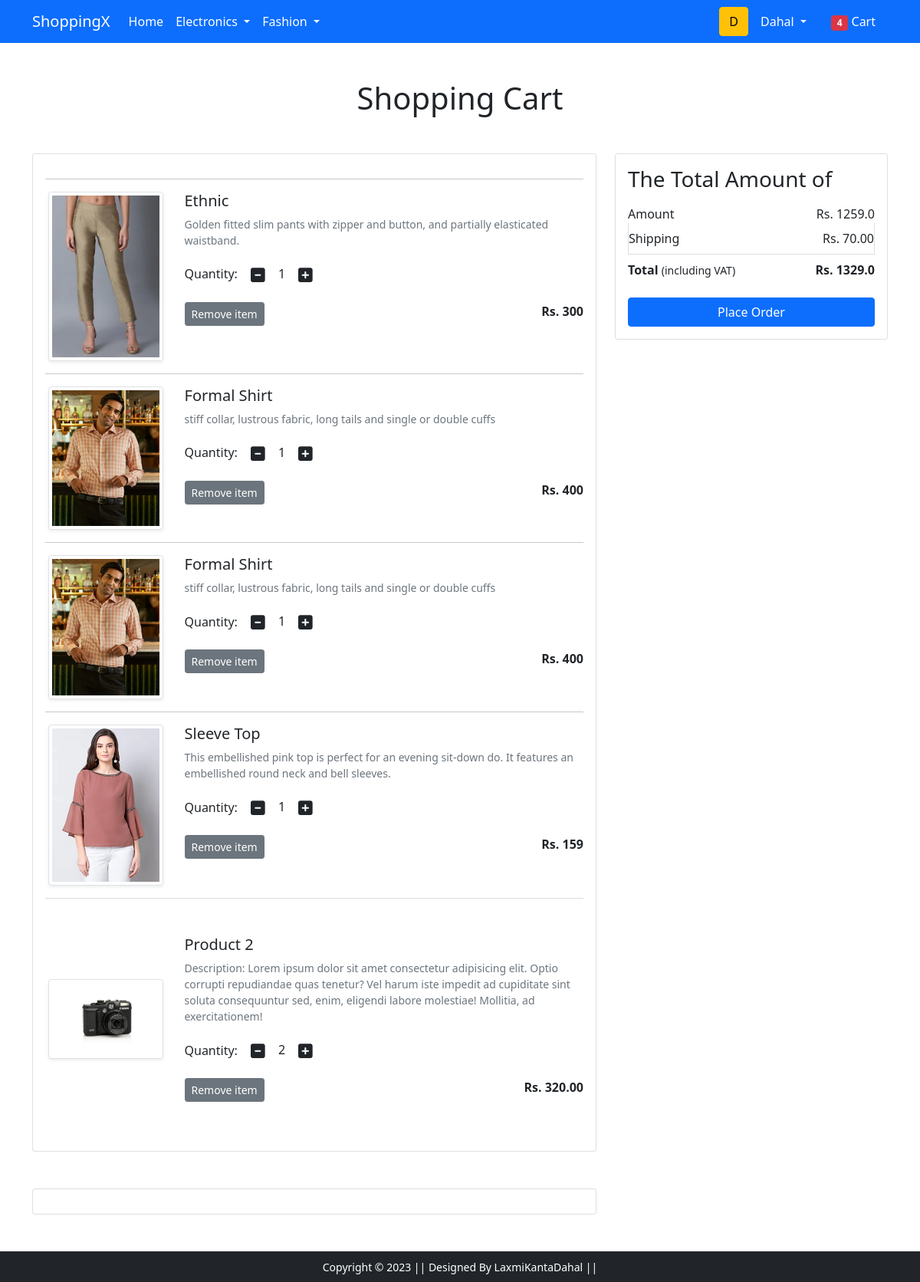
The page /cart/ (signed in) on the database its author committed.
### app/models.py (models this page shows, shortened)
class Cart(models.Model):
    user=models.ForeignKey(User, on_delete=models.CASCADE)
    product=models.ForeignKey(Product, on_delete=models.CASCADE)
    quantity=models.PositiveIntegerField(default=1)

class Product(models.Model):
    title=models.CharField(max_length=100)
    selling_price=models.FloatField()
    discounted_price=models.IntegerField()
    description=models.TextField(blank=True)
    brand=models.CharField(max_length=100)
    category=models.CharField(choices=CATEGORY_CHOICES,max_length=2)
    product_img=models.ImageField(upload_to='productimg')

### app/views.py (the view)
# urls.py: path('cart/', views.show_cart, name='showcart'),
def show_cart(request):
    if request.user.is_authenticated:
        user=request.user
        cart=Cart.objects.filter(user=user)
        amount=0.00
        shipping_amount=70.0
        total_amount=0.0
        cart_product=[p for p in Cart.objects.all() if p.user==user]
        if cart_product:
            for p in cart_product:
                tempamount=(p.quantity * p.product.discounted_price)
                amount+=tempamount
                total_amount=amount+shipping_amount
            return render(request,'app/addtocart.html',{'carts':cart,'total_amount':total_amount,'amount':amount})
        else:
            return render(request,'app/emptycart.html')

### app/templates/app/addtocart.html (shortened to what this page needs)
{% extends 'app/base.html' %}
{% load static %}
{% block main-content %}
<div class="container my-5">
 <div class="row">
  <h1 class="text-center mb-5">Shopping Cart</h1>
  <div class="col-sm-8">
  <div class="card">
   <div class="card-body">
    {% for cart in carts %}
    <hr>
    <div class="row">
     <div class="col-sm-3 text-center align-self-center"><img src="{{cart.product.product_img.url}}" alt="" srcset="" class="img-fluid img-thumbnail shadow-sm" height="150" width="150"> </div>
     <div class="col-sm-9">
      <div>
       <h5>{{cart.product.title}}</h5>
       <p class="mb-2 text-muted small">{{cart.product.description}}</p>
       <div class="my-3">
        <label for="quantity">Quantity:</label>
        <a class="minus-cart btn"><i class="fas fa-minus-square fa-lg"></i></a>
          <span id="quantity">{{cart.quantity}}</span>
        <a class="plus-cart btn"><i class="fas fa-plus-square fa-lg"></i></a>
       </div>
       <div class="d-flex justify-content-between">
        <a href="#" class="btn btn-sm btn-secondary mr-3">Remove item </a>
        <p class="mb-0"><span><strong>Rs. {{cart.product.discounted_price}}</strong></span></p>
       </div>
      </div>
     </div>
    </div>
    {% endfor %}
    <hr class="text-muted">
    <div class="row my-5">
     <div class="col-sm-3 text-center align-self-center"> <img src="{% static 'app/images/product/2.jpg'%}" alt="" srcset="" class="img-fluid img-thumbnail shadow-sm" height="150" width="150"></div>
     <div class="col-sm-9">
      <div>
       <h5>Product 2</h5>
       <p class="mb-2 text-muted small">Description: Lorem ipsum dolor sit amet consectetur adipisicing elit. Optio corrupti repudiandae quas tenetur? Vel harum iste impedit ad cupiditate sint soluta consequuntur sed, enim, eligendi labore molestiae! Mollitia, ad exercitationem!</p>
       <div class="my-3">
        <label for="quantity">Quantity:</label>
        <a class="minus-cart btn"><i class="fas fa-minus-square fa-lg"></i></a>
          <span id="quantity">2</span>
        <a class="plus-cart btn"><i class="fas fa-plus-square fa-lg"></i></a>
       </div>
       <div class="d-flex justify-content-between">
        <a href="#" class="btn btn-sm btn-secondary mr-3">Remove item </a>
        <p class="mb-0"><span><strong>Rs. 320.00</strong></span></p>
       </div>
      </div>
     </div>
    </div>
   </div>
   </div>
  </div>
  <div class="col-sm-4">
   <div class="card">
    <div class="card-body">
      <h3>The Total Amount of</h3>
      <ul class="list-group">
       <li class="list-group-item d-flex justify-content-between align-items-center border-0 px-0 pb-0">Amount<span>Rs. {{amount}}</span></li>
       <li class="list-group-item d-flex justify-content-between align-items-center px-0">Shipping<span>Rs. 70.00</span></li>
       <li class="list-group-item d-flex justify-content-between align-items-center border-0 px-0 mb-3">
        <div>
           <strong>Total</strong> <small>(including VAT)</small>
         </div>
         <span><strong>Rs. {{total_amount}}</strong></span>
       </li>
      </ul>
      <div class="d-grid"><a href="{% url 'checkout' %}" class="btn btn-primary">Place Order</a></div>
    </div>
   </div>
  </div>
 </div>
</div>
<div class="container">
 <div class="row">
  <div class="col-sm-8">
   <div class="card">
    <div class="card-body">
    </div>
  </div>
  </div>
 </div>
</div>
{% endblock main-content %}

### app/templates/app/base.html (shortened to what this page needs)
<!doctype html>
{% load static %}
<html lang="en">
  <head>
    <link href="https://cdn.jsdelivr.net/npm/bootstrap@5.0.0-beta1/dist/css/bootstrap.min.css" rel="stylesheet">
    <link rel="stylesheet" href="{% static 'app/css/owl.carousel.min.css' %}">
    <link rel="stylesheet" href="{% static 'app/css/all.min.css' %}">
    <link rel="stylesheet" href="{% static 'app/css/style.css' %}">
  </head>
  <body>
    <nav class="navbar navbar-expand-lg navbar-dark bg-primary">
     <div class="container">
       <a class="navbar-brand" href="/">ShoppingX</a>
       <div class="collapse navbar-collapse" id="navbarSupportedContent">
         <ul class="navbar-nav me-auto mb-2 mb-lg-0">
           <li class="nav-item">
             <a class="nav-link active" aria-current="page" href="/">Home</a>
           </li>
           <li class="nav-item dropdown">
             <a class="nav-link dropdown-toggle text-white" href="#" id="electronicsDropdown" role="button" data-bs-toggle="dropdown" aria-expanded="false">
               Electronics
             </a>
           </li>
           <li class="nav-item dropdown">
             <a class="nav-link dropdown-toggle text-white" href="#" id="fashionDropdown" role="button" data-bs-toggle="dropdown" aria-expanded="false">
               Fashion
             </a>
           </li>
         </ul>
         <form class="d-flex">
           <button class="btn btn-warning" type="submit"> {{ request.user.username|first|upper}}</button>
         </form>
         <div>
          <ul class="navbar-nav me-auto mb-2 mb-lg-0">
            {% if request.user.is_authenticated %}
           <li class="nav-item dropdown mx-2">
              <a class="nav-link dropdown-toggle text-white" href="#" id="profileDropdown" role="button" data-bs-toggle="dropdown" aria-expanded="false">
                {{ request.user.username|capfirst}}
              </a>
            </li>
            <li class="nav-item mx-2">
             <a href="{% url 'showcart' %}" class="nav-link text-white"><span class="badge bg-danger">4</span> Cart </a>
            </li>
            {% endif %}
          </ul>
         </div>
       </div>
     </div>
    </nav>
    {% block main-content %} {% endblock main-content %}
    <footer class="container-fluid bg-dark text-center p-2 mt-5">
        <small class="text-white">Copyright &copy; 2023 || Designed By LaxmiKantaDahal || </small>
    </footer>
  </body>
</html>

### rows shown on the page
Cart: product.product_img (picture), product "Ethnic", product.description "Golden fitted slim pants with zipper and button, and partially elasticated waistband.", quantity "1", product.discounted_price "300"
Cart: product.product_img (picture), product "Formal Shirt", product.description "stiff collar, lustrous fabric, long tails and single or double cuffs", quantity "1", product.discounted_price "400"
Cart: product.product_img (picture), product "Formal Shirt", product.description "stiff collar, lustrous fabric, long tails and single or double cuffs", quantity "1", product.discounted_price "400"
Cart: product.product_img (picture), product "Sleeve Top", product.description "This embellished pink top is perfect for an evening sit-down do. It features an embellished round neck and bell sleeves.", quantity "1", product.discounted_price "159"

### other values the page prints
{{ request.user.username|first|upper }} "D"
{{ request.user.username|capfirst }} "Dahal"
{{ amount }} "1259.0"
{{ total_amount }} "1329.0"
